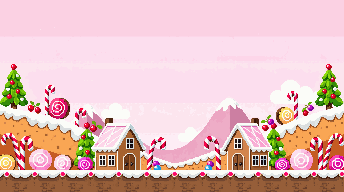
#> input picture pixel-assets/drawn/bg-hero.png, 344 x 192 px, found by its file name
$ python site_images.py ../drawn/bg-hero.png ../outfits/candy/luz-wave.png
#> lines starting #> are read from the running program, lines starting #| are printed output that depends on the picture
"""Site images built from the kit: favicon set (the pixel heart from the wireframe logo) and
the 1200x630 link-preview image (the hero scene with Luz waving).

usage: site_images.py <sprites_dir> <public_dir>
"""
import os
import sys

from PIL import Image

HEART = (0xE0, 0x7A, 0x5F, 255)     # the logo's own colours, read from the wireframe
SHINE = (0xFF, 0xF7, 0xEE, 255)
CREAM = (0xFF, 0xF7, 0xEE, 255)
NAVY = (0x23, 0x30, 0x4D, 255)
WHITE = (255, 255, 255, 255)
ROWS = [".##.##.", "#######", "#######", ".#####.", "..###..", "...#..."]   # 7x6, as in the wireframe


def heart(scale):
    im = Image.new("RGBA", (7, 6), (0, 0, 0, 0))
    for y, row in enumerate(ROWS):
        for x, ch in enumerate(row):
            if ch == "#":
                im.putpixel((x, y), HEART)
    im.putpixel((1, 1), SHINE)
    return im.resize((7 * scale, 6 * scale), Image.NEAREST)


def icon(size, scale, background=None):
    im = Image.new("RGBA", (size, size), background or (0, 0, 0, 0))
    h = heart(scale)
    im.alpha_composite(h, ((size - h.width) // 2, (size - h.height) // 2))
    return im


# 3x5 pixel letters for the speech bubble (m is 5 wide)
FONT = {
    "H": ["#.#", "#.#", "###", "#.#", "#.#"], "i": [".#.", "...", ".#.", ".#.", ".#."],
    ",": ["...", "...", "...", "...", ".#.", "#.."], "I": ["###", ".#.", ".#.", ".#.", "###"],
    "'": [".#.", ".#.", "...", "...", "..."], "m": [".....", ".....", "##.#.", "#.#.#", "#.#.#"],
    "L": ["#..", "#..", "#..", "#..", "###"], "u": ["...", "...", "#.#", "#.#", "###"],
    "z": ["...", "...", "###", ".#.", "###"], "!": [".#.", ".#.", ".#.", "...", ".#."],
}


def text(words):
    width = sum(2 if ch == " " else len(FONT[ch][0]) + 1 for ch in words) - 1
    im = Image.new("RGBA", (width, 6), (0, 0, 0, 0))             # five rows of letter, one for the comma's tail
    x = 0
    for ch in words:
        if ch == " ":
            x += 2
            continue
        for r, row in enumerate(FONT[ch]):
            for c, bit in enumerate(row):
                if bit == "#":
                    im.putpixel((x + c, r), NAVY)
        x += len(FONT[ch][0]) + 1
    return im


def bubble(words, pad=4):
    """Speech bubble in background pixels: white box, navy border, hard shadow, small tail."""
    t = text(words)
    w, h = t.width + 2 * pad + 2, t.height + 2 * pad + 2
    im = Image.new("RGBA", (w + 1, h + 4), (0, 0, 0, 0))
    for y in range(h):
        for x in range(w):
            if (x in (0, w - 1)) and (y in (0, h - 1)):
                continue
            edge = x in (0, w - 1) or y in (0, h - 1)
            im.putpixel((x, y), NAVY if edge else WHITE)
    for y in range(1, h):                      # one-pixel hard shadow, right and below
        im.putpixel((w, y), NAVY)
    cx = w // 2
    for i, row in enumerate(("#..#", ".##.")):
        for j, ch in enumerate(row):
            im.putpixel((cx - 2 + j, h + i), NAVY if ch == "#" else WHITE)
    for j in (1, 2):
        im.putpixel((cx - 2 + j, h - 1), WHITE)
    im.alpha_composite(t, (pad + 1, pad + 1))
    return im


def og(sprites, out_path):
    W, H, bg_scale, luz_scale = 1200, 630, 4, 3
    bg = Image.open(os.path.join(sprites, "bg-hero.png")).convert("RGBA")
    big = bg.resize((bg.width * bg_scale, bg.height * bg_scale), Image.NEAREST)
    x0, y0 = (big.width - W) // 2, 110          # keeps the frosting ground and a strip of its face
    scene = big.crop((x0, y0, x0 + W, y0 + H))

    def place(im, scale, x, y):
        im = im.resize((im.width * scale, im.height * scale), Image.NEAREST)
        scene.alpha_composite(im, (x, y))

    for name, x, y in (("bg-cloud-1.png", 120, 48), ("bg-cloud-2.png", 800, 28), ("bg-cloud-3.png", 300, 168)):
        place(Image.open(os.path.join(sprites, name)).convert("RGBA"), bg_scale, x, y)
    wave = Image.open(os.path.join(sprites, "luz-wave.png")).convert("RGBA").crop((128, 0, 192, 64))   # arm up
    ground = 173 * bg_scale - y0                # feet rest on background row 172
    luz_x = 950 - x0
    place(wave, luz_scale, luz_x, ground + 2 * luz_scale - 64 * luz_scale)
    b = bubble("Hi, I'm Luz!")
    bw = b.width * bg_scale
    place(b, bg_scale, luz_x + 96 - bw // 2, ground - 46 * luz_scale - b.height * bg_scale - 8)
    scene.convert("RGB").save(out_path)
    print("og-image.png", scene.size)


def main():
    sprites, public = sys.argv[1], sys.argv[2]
    icon(16, 2).save(os.path.join(public, "icon-16.png"))
#> in icon, `im = Image.new("RGBA", (size, size), background or (0, 0, 0, 0))`: im: PIL image 16x16 RGBA; every value is 0
#> in icon, `im.alpha_composite(h, ((size - h.width) // 2, (size - h.height) // 2))`:
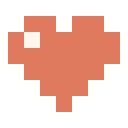
#> im: PIL image 16x16 RGBA (shown 8 times larger); mean R, G, B, A 95, 53.4, 42.3, 107.6; transparent parts drawn white
    icon(32, 4).save(os.path.join(public, "icon-32.png"))
#> call 2 of icon, with size = 32, scale = 4
#> in icon (call 2), `im = Image.new("RGBA", (size, size), background or (0, 0, 0, 0))`: im: PIL image 32x32 RGBA; every value is 0
#> in icon (call 2), `h = heart(scale)`:
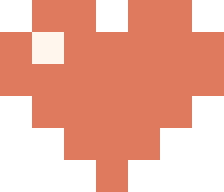
#> h: PIL image 28x24 RGBA (shown 8 times larger); mean R, G, B, A 144.7, 81.4, 64.5, 163.9; transparent parts drawn white
    icon(192, 24).save(os.path.join(public, "icon-192.png"))
#> in icon (call 3), `im = Image.new("RGBA", (size, size), background or (0, 0, 0, 0))`: im: PIL image 192x192 RGBA; every value is 0
    icon(180, 20, CREAM).save(os.path.join(public, "apple-touch-icon.png"))
#> call 4 of icon, with size = 180, scale = 20, background = (255, 247, 238, 255)
#> in icon (call 4), `im = Image.new("RGBA", (size, size), background or (0, 0, 0, 0))`:
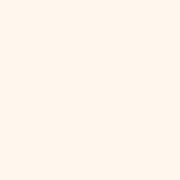
#> im: PIL image 180x180 RGBA; mean R, G, B, A 255, 247, 238, 255
#> in icon (call 4), `im.alpha_composite(h, ((size - h.width) // 2, (size - h.height) // 2))`:
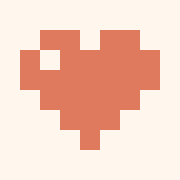
#> im: PIL image 180x180 RGBA; mean R, G, B, A 245, 206.9, 192.1, 255
    icon(48, 6).save(os.path.join(public, "favicon.ico"), sizes=[(16, 16), (32, 32), (48, 48)])
#> in icon (call 5), `im = Image.new("RGBA", (size, size), background or (0, 0, 0, 0))`: im: PIL image 48x48 RGBA; every value is 0
    print("favicon.ico, icon-16.png, icon-32.png, icon-192.png, apple-touch-icon.png")
    og(sprites, os.path.join(public, "og-image.png"))
#> in og, bg is the input picture: PIL image 344x192 RGBA; mean R, G, B, A 228.1, 190.1, 189.6, 255
#> in og, `big = bg.resize((bg.width * bg_scale, bg.height * bg_scale), Image.NEA..`:
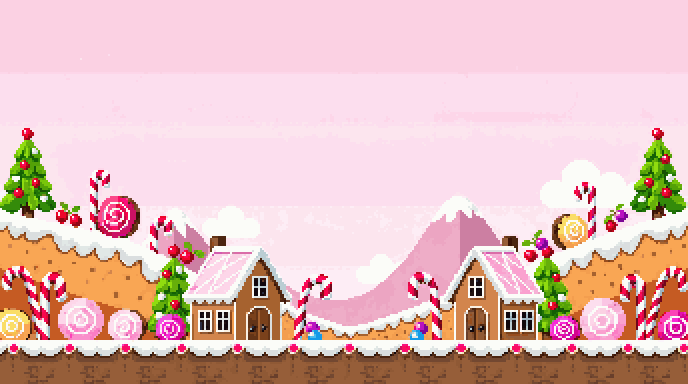
#> big: PIL image 1376x768 RGBA (shown at 1/2 size); mean R, G, B, A 228.1, 190.1, 189.6, 255
#> in og, `scene = big.crop((x0, y0, x0 + W, y0 + H))`:
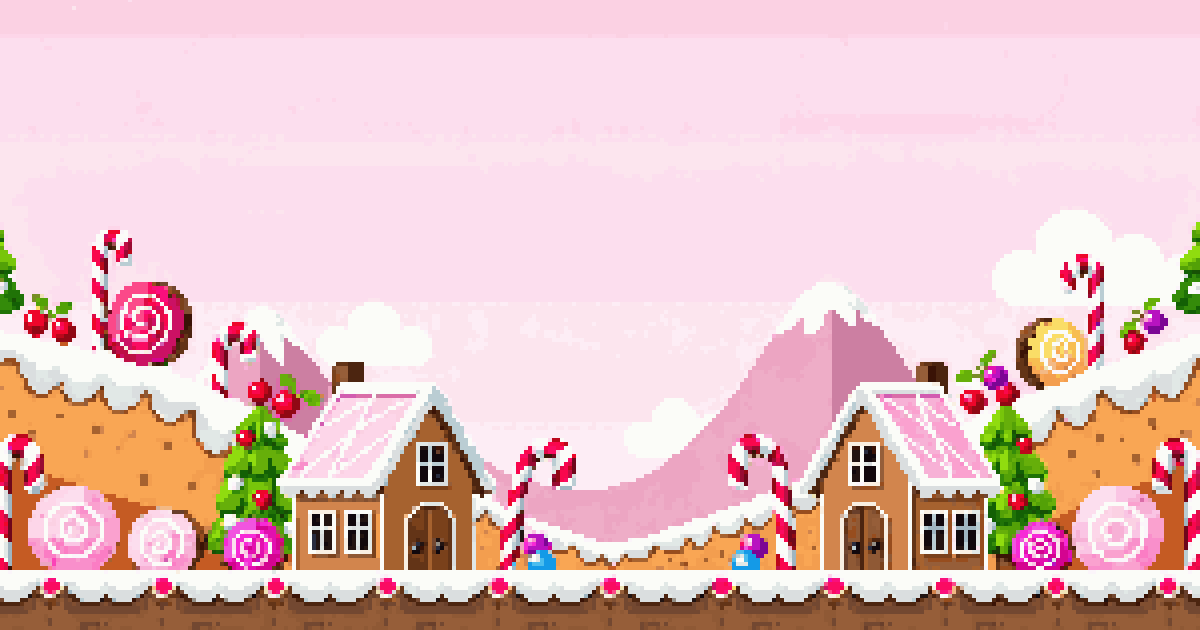
#> scene: PIL image 1200x630 RGBA; mean R, G, B, A 230.8, 194.4, 195.8, 255


#> (the run stopped early here; a loop or call above may not have finished)

$ run again, with legacy/v1-vue/src/components/data/images/MedspotImg.png copied over pixel-assets/drawn/bg-hero.png
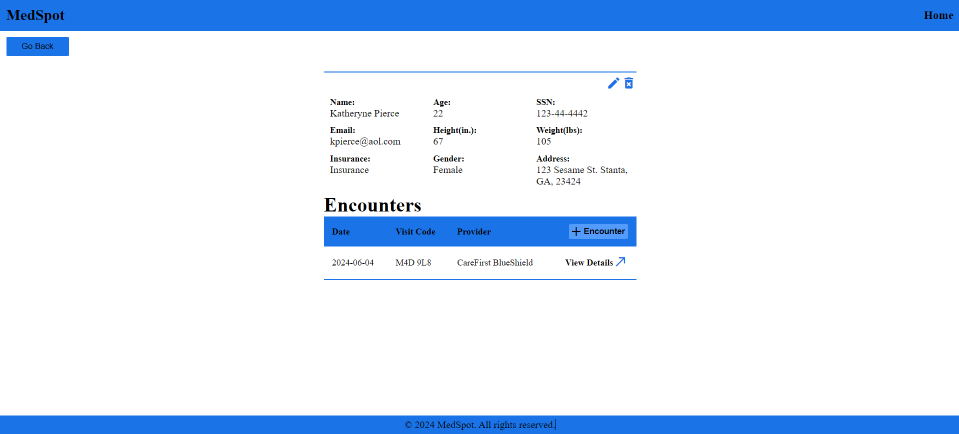
#> input picture legacy/v1-vue/src/components/data/images/MedspotImg.png, 1918 x 867 px, found by its file name (shown at 1/2 size)
#> h: PIL image 168x144 RGBA
#> h: PIL image 140x120 RGBA
#> h: PIL image 42x36 RGBA
#> in og, bg is the input picture: PIL image 1918x867 RGBA; mean R, G, B, A 221.7, 234, 250, 255
#> in og, `big = bg.resize((bg.width * bg_scale, bg.height * bg_scale), Image.NEA..`:
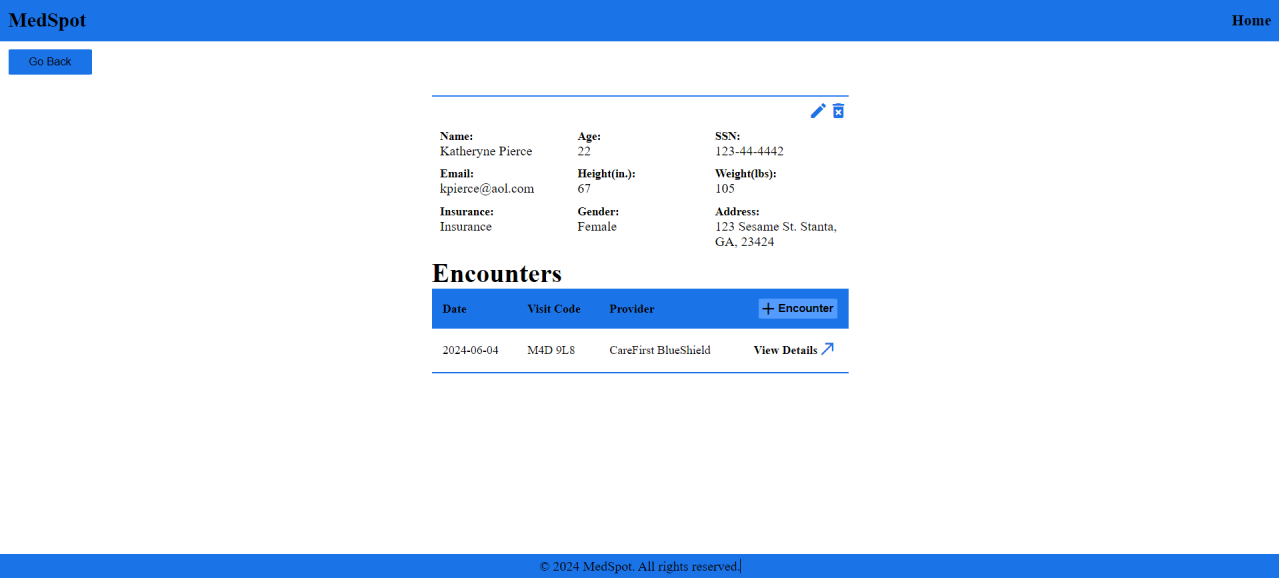
#> big: PIL image 7672x3468 RGBA (shown at 1/6 size); mean R, G, B, A 221.7, 234, 250, 255
#> in og, `scene = big.crop((x0, y0, x0 + W, y0 + H))`:
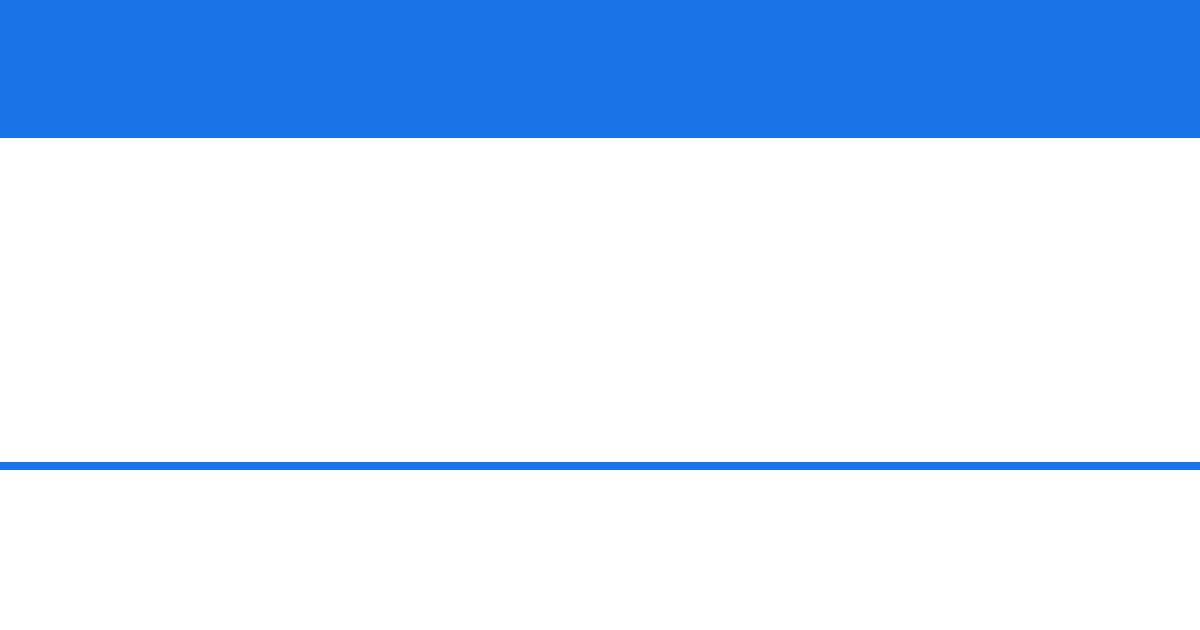
#> scene: PIL image 1200x630 RGBA; mean R, G, B, A 201.9, 222.6, 249.4, 255
